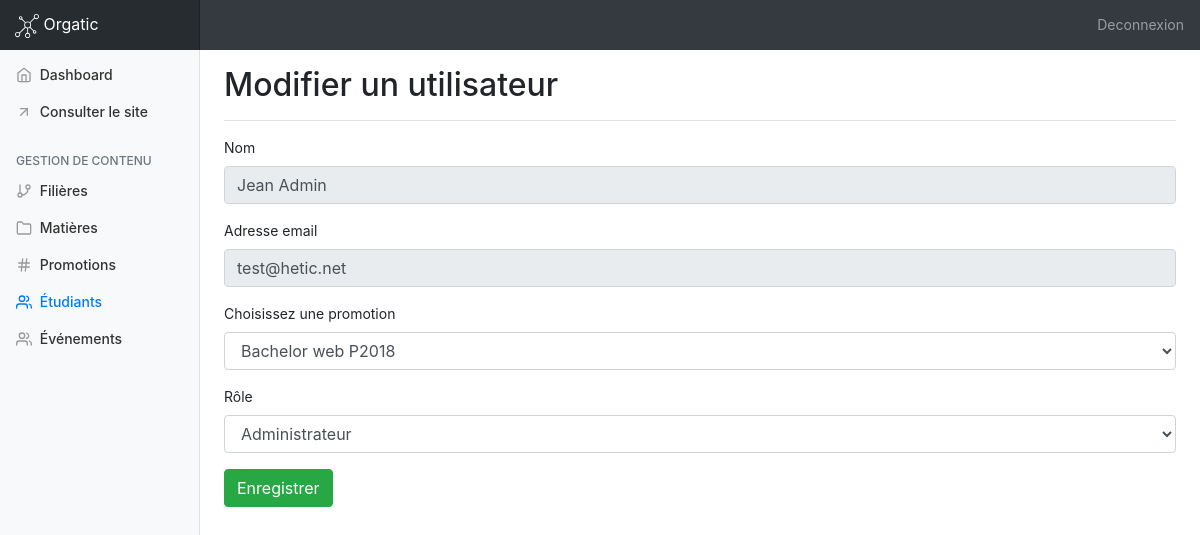
The app's page /edit_student.php?id=1 (signed in), older data.
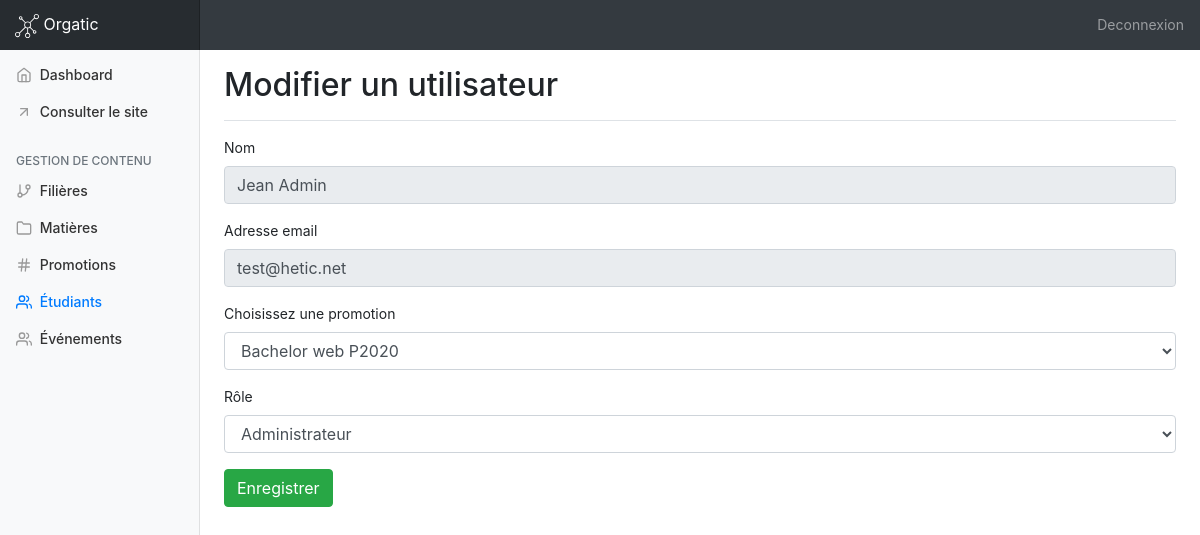
The same page, newer data.
### tables this page shows
CREATE TABLE `users` (
  `id` int(11) NOT NULL,
  `email` varchar(255) NOT NULL,
  `username` varchar(255) NOT NULL,
  `password` varchar(255) NOT NULL,
  `promoID` int(11) NOT NULL,
  `role` int(11) NOT NULL
);

### models/admin/edit_student.php (called while the page is built)
<?php
if (!empty($_GET['id'])) {
    $req = $bdd->prepare('SELECT * FROM users WHERE id = ?');
    $req->execute([$_GET['id']]);
    $user = $req->fetch();
    $req = $bdd->prepare('SELECT * FROM promos ORDER BY id DESC');
    $req->execute();
    $promos = $req->fetchAll();
    foreach ($promos as $key => $promo) {
        $req = $bdd->prepare('SELECT * FROM filieres WHERE id = ?');
        $req->execute([$promo['filiereID']]);
        $promos[$key]['filiere'] = $req->fetch()['name'];
    }
}else{
}

### public/edit_student.php (the view, shortened to what this page needs)
<?php
require_once '../app/config/system.php';
$title = 'Modifier un utilisateur';
require_once INCLUDES . '/admin/header.php';
require_once DIR_MODELS . '/admin/edit_student.php';
?>
    <main role="main" class="col-md-9 ml-sm-auto col-lg-10 pt-3 px-4">
        <div class="d-flex justify-content-between flex-wrap flex-md-nowrap align-items-center pb-2 mb-3 border-bottom">
            <h1 class="h2"><?= $title; ?></h1>
        </div>
        <form action="do/edit_student.php" method="post">
            <div class="form-group">
                <label for="name">Nom</label>
                <input type="text" disabled name="name" class="form-control" value="<?= $user['username']; ?>">
            </div>
            <div class="form-group">
                <label for="email">Adresse email</label>
                <input type="text" disabled name="email" class="form-control" value="<?= $user['email']; ?>">
            </div>
            <div class="form-group">
                <label for="promo">Choisissez une promotion</label>
                <select name="promo" id="promo" class="form-control">
                    <?php
                    foreach ($promos as $promo) {
                        echo '<option value="'.$promo['id'].'" ' . ($promo['id'] == $user['promoID'] ? 'selected' : '') . '>'.$promo['filiere'].' P'.$promo['year'].'</option>';
                    }
                    ?>
                </select>
            </div>
            <div class="form-group">
                <label for="role">Rôle</label>
                <select name="role" id="role" class="form-control">
                    <option value="1" <?= ($user['role'] == 1) ? 'selected' : ''; ?>>Administrateur</option>
                </select>
            </div>
            <button type="submit" class="btn btn-success">Enregistrer</button>
        </form>
    </main>
<?php
require_once INCLUDES . '/admin/footer.php';
?>

Row changes from the older to the newer data that the page shows:
changed users "Jean Admin": promo "Bachelor web P2018" → "Bachelor web P2020"
